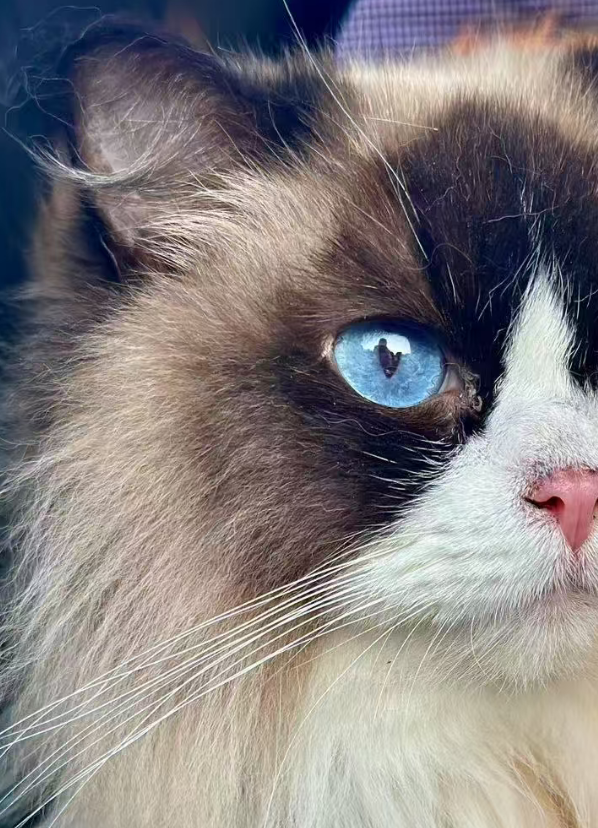
#> input picture c.png, 598 x 828 px
$ jupyter execute --allow-errors '计算机视觉实验三.ipynb'
#> lines starting #> are read from the running program, lines starting #| are printed output that depends on the picture
[cell 1]
import cv2
import numpy as np
import matplotlib.pyplot as plt

# 将图像转换为灰度图
# 读取图像并检查是否成功
img_a = cv2.imread("c.png")
#> img_a is the input picture: shape (828, 598, 3); mean B, G, R 127.5, 127, 132.5
img_b = cv2.imread("d.png")
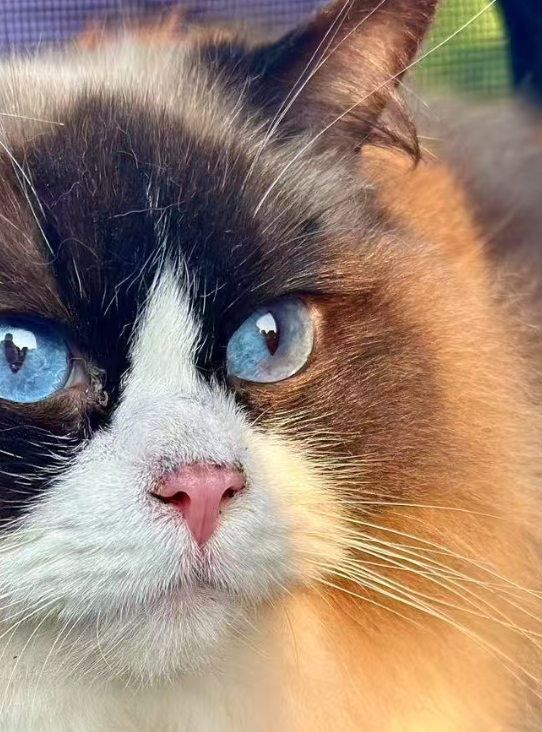
#> input picture d.png, 542 x 732 px
#> img_b is the input picture: shape (732, 542, 3); mean B, G, R 114.9, 130.9, 153.8

if img_a is None or img_b is None:
    raise ValueError("无法读取图像文件。请确保图片路径正确且文件存在。")

# 转换为灰度图
gray_a = cv2.cvtColor(img_a, cv2.COLOR_BGR2GRAY)
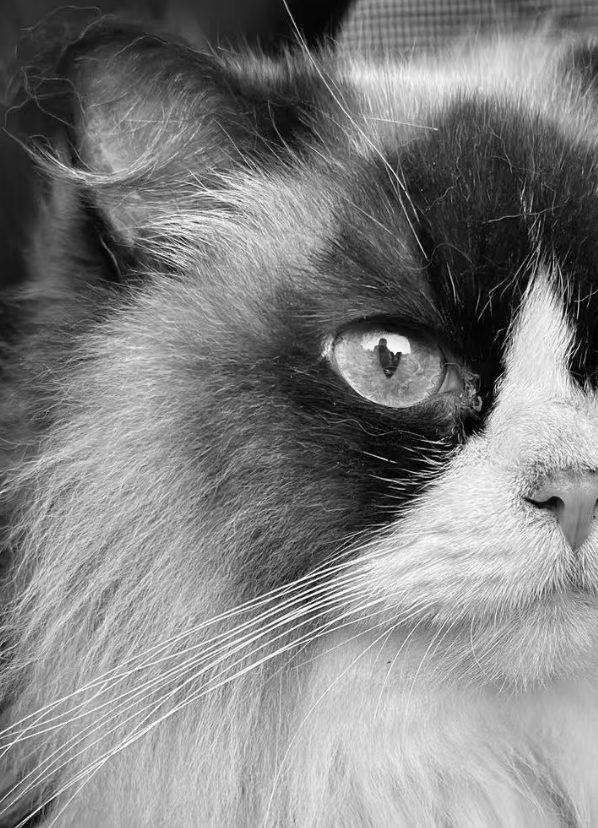
#> gray_a: shape (828, 598); min 1, max 254, mean 128.7
gray_b = cv2.cvtColor(img_b, cv2.COLOR_BGR2GRAY)
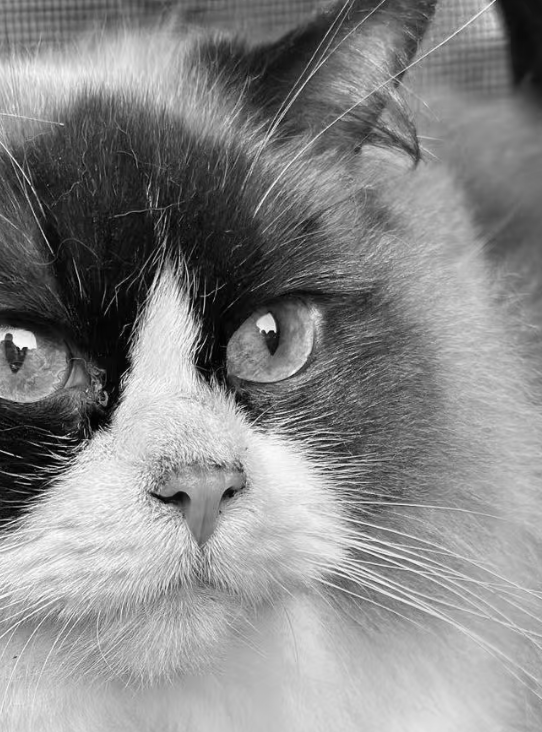
#> gray_b: shape (732, 542); min 1, max 253, mean 135.9

##初始化SIFT检测器并提取特征
sift = cv2.SIFT_create()  # 文档中此处为Cv2（大写C），修正为cv2（小写c）
kp_a, des_a = sift.detectAndCompute(gray_a, None)  # 图像a的关键点和描述符
#> kp_a = 3180 keypoints; strongest (x, y, size): (397, 344, 13.4), (540, 327, 39.3), (438, 442, 2.5), (399, 354, 3.1)
kp_b, des_b = sift.detectAndCompute(gray_b, None)  # 图像b的关键点和描述符
#> kp_b = 1921 keypoints; strongest (x, y, size): (23, 339, 13.5), (266, 323, 11.5), (167, 324, 42.4), (64, 437, 2.5)
#> (the rest of this cell did not finish here and is left out)
